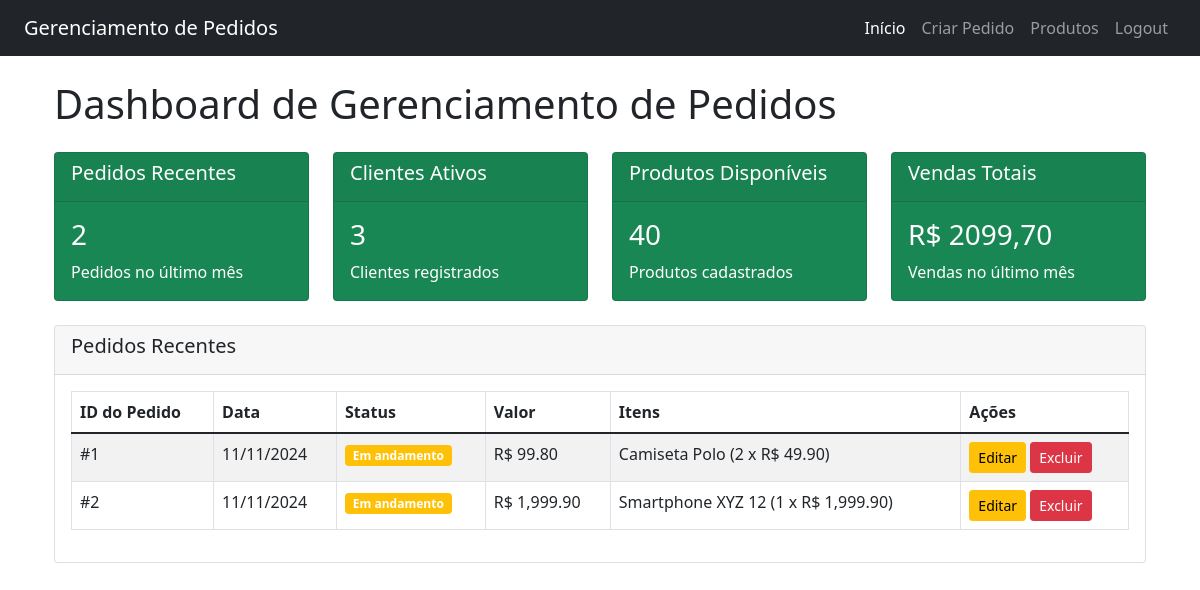
The page /home (signed in) on the database its author committed.
### app.py (models this page shows)
class Pedido(db.Model):
    __tablename__ = "pedidos"
    PedidoID = db.Column(db.Integer, primary_key=True)
    StatusPedido = db.Column(db.String(20))
    DataPedido = db.Column(db.DateTime)
    Observacao = db.Column(db.Text)
    ValorCompra = db.Column(db.Numeric(10, 2))
    cliente_id = db.Column(db.Integer, db.ForeignKey("clientes.ClienteID"))
    cliente = db.relationship("Cliente", back_populates="pedidos")
    itens_do_pedido = db.relationship("ItemPedido", back_populates="pedido")

class ItemPedido(db.Model):
    __tablename__ = "itens_pedido"
    ItemID = db.Column(db.Integer, primary_key=True)
    PedidoID = db.Column(db.Integer, db.ForeignKey("pedidos.PedidoID"))
    ProdutoID = db.Column(db.Integer, db.ForeignKey("produtos.ProdutoID"))
    Quantidade = db.Column(db.Integer)
    PrecoUnitario = db.Column(db.Float)
    pedido = db.relationship("Pedido", back_populates="itens_do_pedido")
    produto = db.relationship("Produto", back_populates="itens")

class Produto(db.Model):
    __tablename__ = "produtos"
    ProdutoID = db.Column(db.Integer, primary_key=True)
    Nome = db.Column(db.String(100), nullable=False)
    Descricao = db.Column(db.String(200))
    Preco = db.Column(db.Float, nullable=False)
    itens = db.relationship("ItemPedido", back_populates="produto")

### app.py (the view)
@app.route("/home", methods=["GET", "POST"])
def index():
    if "cliente_id" not in session:
        return redirect(url_for("login"))
    try:
        pedidos_recentem = Pedido.query.filter(
            Pedido.DataPedido >= datetime.utcnow() - timedelta(days=30)
        ).count()
        num_clientes = Cliente.query.count()
        num_produtos = Produto.query.count()
        vendas_totais = (
            db.session.query(
                db.func.sum(ItemPedido.Quantidade * ItemPedido.PrecoUnitario)
            ).scalar()
            or 0
        )
        pedidos = Pedido.query.filter(
            Pedido.DataPedido >= datetime.utcnow() - timedelta(days=30)
        ).all()
        for pedido in pedidos:
            pedido.itens = ItemPedido.query.filter(
                ItemPedido.PedidoID == pedido.PedidoID
            ).all()
    except Exception as e:
        print(f"Erro ao carregar dados para o dashboard: {e}")
        pedidos_recentem = 0
        num_clientes = 0
        num_produtos = 0
        vendas_totais = 0
        pedidos = []
    return render_template(
        "paginaInicial.html",
        pedidos_recentem=pedidos_recentem,
        num_clientes=num_clientes,
        num_produtos=num_produtos,
        vendas_totais=vendas_totais,
        pedidos=pedidos,
    )

### templates/paginaInicial.html (shortened to what this page needs)
{% extends 'base.html' %}
{% block conteudo %}
<div class="container mt-4">
    <h1 class="mb-4">Dashboard de Gerenciamento de Pedidos</h1>
    <div class="row">
        <div class="col-md-3 mb-4">
            <div class="card text-white bg-success">
                <div class="card-header">
                    <h5 class="card-title">Pedidos Recentes</h5>
                </div>
                <div class="card-body">
                    <h3>{{ pedidos_recentem }}</h3>
                    <p class="card-text">Pedidos no último mês</p>
                </div>
            </div>
        </div>
        <div class="col-md-3 mb-4">
            <div class="card text-white bg-success">
                <div class="card-header">
                    <h5 class="card-title">Clientes Ativos</h5>
                </div>
                <div class="card-body">
                    <h3>{{ num_clientes }}</h3>
                    <p class="card-text">Clientes registrados</p>
                </div>
            </div>
        </div>
        <div class="col-md-3 mb-4">
            <div class="card text-white bg-success">
                <div class="card-header">
                    <h5 class="card-title">Produtos Disponíveis</h5>
                </div>
                <div class="card-body">
                    <h3>{{ num_produtos }}</h3>
                    <p class="card-text">Produtos cadastrados</p>
                </div>
            </div>
        </div>
        <div class="col-md-3 mb-4">
            <div class="card text-white bg-success">
                <div class="card-header">
                    <h5 class="card-title">Vendas Totais</h5>
                </div>
                <div class="card-body">
                    <h3 id="vendasTotais">R$ {{ '{:,.2f}'.format(vendas_totais) }}</h3>
                    <p class="card-text">Vendas no último mês</p>
                </div>
            </div>
        </div>
    </div>
    <div class="card mb-4">
        <div class="card-header">
            <h5 class="card-title">Pedidos Recentes</h5>
        </div>
        <div class="card-body">
            <table class="table table-bordered table-striped table-hover">
                <thead>
                    <tr>
                        <th>ID do Pedido</th>
                        <th>Data</th>
                        <th>Status</th>
                        <th>Valor</th>
                        <th>Itens</th>
                        <th>Ações</th>
                    </tr>
                </thead>
                <tbody>
                    {% for pedido in pedidos %}
                    <tr data-valor="{{ pedido.ValorCompra }}">
                        <td>#{{ pedido.PedidoID }}</td>
                        <td>{{ pedido.DataPedido.strftime('%d/%m/%Y') }}</td>
                        <td>
                            {% if pedido.StatusPedido == 'Concluído' %}
                            <span class="badge bg-success">Concluído</span>
                            {% elif pedido.StatusPedido == 'Em andamento' %}
                            <span class="badge bg-warning">Em andamento</span>
                            {% else %}
                            <span class="badge bg-danger">Cancelado</span>
                            {% endif %}
                        </td>
                        <td class="valor-compra">R$ {{ '{:,.2f}'.format(pedido.ValorCompra) }}</td>
                        <td>
                            {% for item in pedido.itens_do_pedido %}
                                {{ item.produto.Nome }} ({{ item.Quantidade }} x R$ {{ '{:,.2f}'.format(item.PrecoUnitario) }})
                            {% endfor %}
                        </td>
                        <td>
                            <a href="{{ url_for('editar_pedido', pedido_id=pedido.PedidoID) }}" class="btn btn-sm btn-warning" title="Editar Pedido">
                                 Editar
                            </a>
                            <button class="btn btn-sm btn-danger" data-bs-toggle="modal" data-bs-target="#confirmarExclusaoModal" data-pedido-id="{{ pedido.PedidoID }}">
                                 Excluir
                            </button>
                        </td>
                    </tr>
                    {% endfor %}
                </tbody>
            </table>
        </div>
    </div>
</div>
{% endblock conteudo %}

### rows shown on the page
Pedido: PedidoID "1", DataPedido "11/11/2024", StatusPedido "Em andamento", ValorCompra "99.80"
ItemPedido: produto.Nome "Camiseta Polo", Quantidade "2", PrecoUnitario "49.90"
Pedido: PedidoID "2", DataPedido "11/11/2024", StatusPedido "Em andamento", ValorCompra "1,999.90"
ItemPedido: produto.Nome "Smartphone XYZ 12", Quantidade "1", PrecoUnitario "1,999.90"

### other values the page prints
{{ pedidos_recentem }} "2"
{{ num_clientes }} "3"
{{ num_produtos }} "40"
